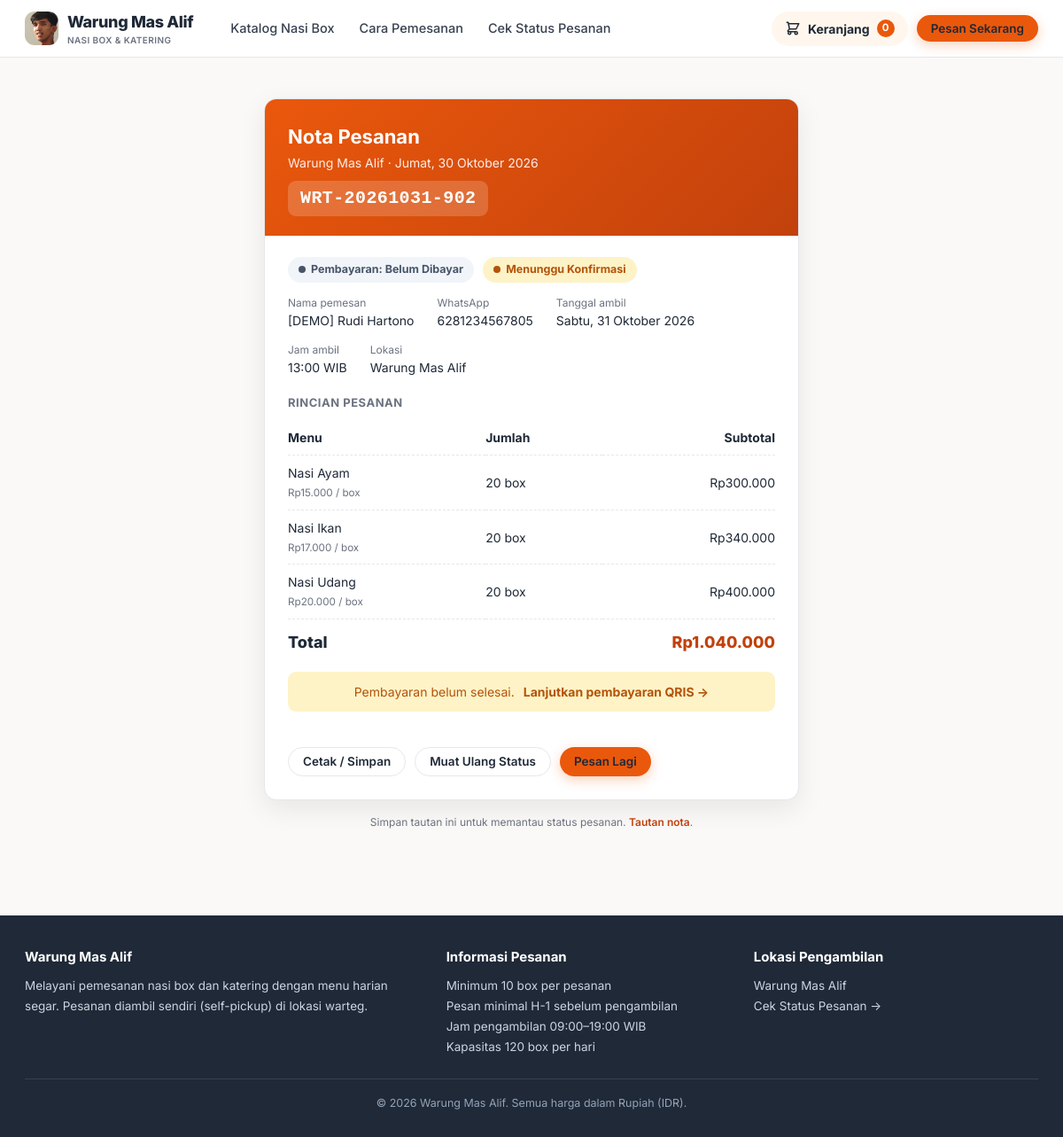
The page /nota.php?kode=WRT-20261031-902 on the database its author committed.
### tables this page shows
CREATE TABLE IF NOT EXISTS pesanan (
  id              INT UNSIGNED NOT NULL AUTO_INCREMENT,
  kode            VARCHAR(30)  NOT NULL,
  nama_pelanggan  VARCHAR(100) NOT NULL,
  no_wa           VARCHAR(20)  NOT NULL COMMENT 'format internasional, mis. 6281234567890',
  tanggal_ambil   DATE         NOT NULL,
  jam_ambil       TIME         NOT NULL,
  total_box       INT UNSIGNED NOT NULL,
  total_harga     BIGINT UNSIGNED NOT NULL,
  status          ENUM('Menunggu Konfirmasi','Sedang Dimasak','Siap Diambil')
                  NOT NULL DEFAULT 'Menunggu Konfirmasi',
  dibuat_pada     TIMESTAMP    NOT NULL DEFAULT CURRENT_TIMESTAMP,
  PRIMARY KEY (id),
  UNIQUE KEY uq_pesanan_kode (kode),
  KEY idx_pesanan_tanggal_status (tanggal_ambil, status),
  KEY idx_pesanan_nama (nama_pelanggan),
  CONSTRAINT ck_pesanan_box CHECK (total_box > 0)
);

CREATE TABLE IF NOT EXISTS detail_pesanan (
  id           INT UNSIGNED NOT NULL AUTO_INCREMENT,
  pesanan_id   INT UNSIGNED NOT NULL,
  menu_id      INT UNSIGNED NOT NULL,
  jumlah       INT UNSIGNED NOT NULL,
  harga_satuan INT UNSIGNED NOT NULL,
  subtotal     BIGINT UNSIGNED NOT NULL,
  PRIMARY KEY (id),
  UNIQUE KEY uq_detail_pesanan_menu (pesanan_id, menu_id),
  KEY idx_detail_menu (menu_id),
  CONSTRAINT fk_detail_pesanan FOREIGN KEY (pesanan_id) REFERENCES pesanan(id)
    ON UPDATE CASCADE ON DELETE CASCADE,
  CONSTRAINT fk_detail_menu FOREIGN KEY (menu_id) REFERENCES menu(id)
    ON UPDATE CASCADE ON DELETE RESTRICT,
  CONSTRAINT ck_detail_jumlah CHECK (jumlah > 0)
);

CREATE TABLE IF NOT EXISTS menu (
  id        INT UNSIGNED NOT NULL AUTO_INCREMENT,
  nama      VARCHAR(100) NOT NULL,
  kategori  ENUM('nasi','lauk','sayur', 'paket a', 'paket b', 'paket c') NOT NULL DEFAULT 'nasi',
  harga     INT UNSIGNED NOT NULL,
  foto      VARCHAR(255) NULL COMMENT 'nama file di folder uploads/menu/',
  aktif     TINYINT(1)   NOT NULL DEFAULT 1,
  PRIMARY KEY (id),
  UNIQUE KEY uq_menu_nama (nama)
);

### includes/pembayaran_service.php (called while the page is built, shortened)
<?php
function status_bayar_label(string $s, string $bhs = 'id'): string {
    $peta = [
        BAYAR_BELUM                => ['Belum Dibayar', 'Unpaid'],
        BAYAR_MENUNGGU             => ['Menunggu Pembayaran', 'Awaiting Payment'],
        BAYAR_MENUNGGU_VERIFIKASI  => ['Menunggu Verifikasi', 'Awaiting Verification'],
        BAYAR_BERHASIL             => ['Lunas', 'Paid'],
        BAYAR_DITOLAK              => ['Ditolak', 'Rejected'],
        BAYAR_GAGAL                => ['Gagal', 'Failed'],
        BAYAR_KEDALUWARSA          => ['Kedaluwarsa', 'Expired'],
        BAYAR_BATAL                => ['Dibatalkan', 'Cancelled'],
    ];
    return ($peta[$s] ?? ['Menunggu Pembayaran', 'Awaiting Payment'])[$bhs === 'en' ? 1 : 0];
}
function kelas_status_bayar(string $s): string {
    return [
        BAYAR_BELUM                => 'bayar-abu',
        BAYAR_MENUNGGU             => 'bayar-kuning',
        BAYAR_MENUNGGU_VERIFIKASI  => 'bayar-oranye',
        BAYAR_BERHASIL             => 'bayar-hijau',
        BAYAR_DITOLAK              => 'bayar-merah',
        BAYAR_GAGAL                => 'bayar-merah',
        BAYAR_KEDALUWARSA          => 'bayar-abu',
        BAYAR_BATAL                => 'bayar-abu',
    ][$s] ?? 'bayar-abu';
}

### nota.php (the view, shortened to what this page needs)
<?php
require_once __DIR__ . '/includes/bootstrap.php';
$kode  = trim((string)($_GET['kode'] ?? ''));
$token = trim((string)($_GET['t'] ?? ''));
$pesanan = null;
$detail = [];
$galat = '';
if ($kode === '') {
    $galat = 'Kode pesanan tidak diberikan.';
} else {
    $pesanan = db_row($kon, 'SELECT * FROM pesanan WHERE kode = ?', [$kode]);
    if (!$pesanan) {
        $galat = 'Pesanan tidak ditemukan.';
    } elseif (!empty($pesanan['token_nota']) && !hash_equals((string)$pesanan['token_nota'], $token)) {
        $galat = 'Tautan tidak valid. Gunakan tautan dari notifikasi pesanan Anda.';
        $pesanan = null;
    } else {
        $detail = db_all($kon, 'SELECT d.jumlah, d.harga_satuan, d.subtotal, m.nama FROM detail_pesanan d
            JOIN menu m ON m.id = d.menu_id WHERE d.pesanan_id = ? ORDER BY m.nama', [(int)$pesanan['id']]);
    }
}
require __DIR__ . '/includes/cust_atas.php';
?>
<section class="seksi">
    <div class="wadah" style="max-width:640px">
        <?php if ($galat !== ''): ?>
            <div class="panel-putih">
                <div class="alert alert-galat"><?= e($galat) ?></div>
                <p class="bantuan">Bila Anda pelanggan, buka tautan nota yang diberikan saat selesai memesan, atau hubungi admin.</p>
                <a href="<?= e(url('cek_status.php')) ?>" class="btn btn-garis">Cek Status Pesanan</a>
            </div>
        <?php else:
            $status_bayar = (string)($pesanan['status_bayar'] ?? BAYAR_BELUM);
            $url_pembayaran = url('pembayaran.php?kode=' . rawurlencode($pesanan['kode']) . '&t=' . rawurlencode((string)$pesanan['token_nota']));
            $url_nota = url('nota.php?kode=' . rawurlencode($pesanan['kode']) . '&t=' . rawurlencode((string)$pesanan['token_nota']));
        ?>
        <div class="nota-kartu">
            <div class="nota-atas">
                <h1>Nota Pesanan</h1>
                <p style="opacity:.9;font-size:14px"><?= e(NAMA_WARTEG) ?> &middot; <?= e(tanggal_id(date('Y-m-d'))) ?></p>
                <div class="kode"><?= e($pesanan['kode']) ?></div>
            </div>
            <div class="nota-isi">
                <div class="nota-seksi">
                    <div style="display:flex;gap:10px;flex-wrap:wrap;align-items:center;margin-bottom:14px">
                        <span class="badge <?= e(kelas_status_bayar($status_bayar)) ?>">Pembayaran: <?= e(status_bayar_label($status_bayar)) ?></span>
                        <?= badge_status((string)$pesanan['status']) ?>
                    </div>
                    <div class="nota-info">
                        <div class="item"><div class="label">Nama pemesan</div><div><?= e($pesanan['nama_pelanggan']) ?></div></div>
                        <div class="item"><div class="label">WhatsApp</div><div><?= e($pesanan['no_wa']) ?></div></div>
                        <div class="item"><div class="label">Tanggal ambil</div><div><?= e(tanggal_id((string)$pesanan['tanggal_ambil'])) ?></div></div>
                        <div class="item"><div class="label">Jam ambil</div><div><?= e(jam_pendek((string)$pesanan['jam_ambil'])) ?> WIB</div></div>
                        <div class="item"><div class="label">Lokasi</div><div><?= e(LOKASI_AMBIL) ?></div></div>
                    </div>
                </div>
                <div class="nota-seksi">
                    <h3>Rincian Pesanan</h3>
                    <table class="nota-rincian-tabel">
                        <thead><tr><th>Menu</th><th>Jumlah</th><th>Subtotal</th></tr></thead>
                        <tbody>
                        <?php foreach ($detail as $d): ?>
                            <tr>
                                <td><?= e($d['nama']) ?><br><small style="color:var(--c-redup)"><?= e(rupiah($d['harga_satuan'])) ?> / box</small></td>
                                <td><?= (int)$d['jumlah'] ?> box</td>
                                <td><?= e(rupiah($d['subtotal'])) ?></td>
                            </tr>
                        <?php endforeach; ?>
                        </tbody>
                    </table>
                    <div class="nota-total"><span>Total</span><span class="nilai"><?= e(rupiah((int)$pesanan['total_harga'])) ?></span></div>
                </div>
                <?php if ($status_bayar === BAYAR_BERHASIL): ?>
                    <div class="alert alert-sukses" style="justify-content:center">✓ Pembayaran LUNAS dan sudah terverifikasi.</div>
                    <div style="text-align:center;margin-top:10px">
                        <a href="<?= e(url('invoice.php?kode=' . rawurlencode($pesanan['kode']) . '&t=' . rawurlencode((string)$pesanan['token_nota']))) ?>" class="btn btn-primer btn-kecil">Lihat Invoice LUNAS</a>
                    </div>
                <?php elseif ($status_bayar === BAYAR_MENUNGGU_VERIFIKASI): ?>
                    <div class="alert alert-peringatan" style="justify-content:center">
                        Bukti pembayaran sedang menunggu verifikasi admin.
                    </div>
                <?php elseif (in_array($status_bayar, [BAYAR_BELUM, BAYAR_MENUNGGU], true)): ?>
                    <div class="alert alert-peringatan" style="justify-content:center">
                        Pembayaran belum selesai. <a href="<?= e($url_pembayaran) ?>"><strong>Lanjutkan pembayaran QRIS &rarr;</strong></a>
                    </div>
                <?php elseif ($status_bayar === BAYAR_KEDALUWARSA || $status_bayar === BAYAR_GAGAL || $status_bayar === BAYAR_BATAL): ?>
                    <div class="alert alert-galat" style="justify-content:center">Pembayaran <?= e(strtolower(status_bayar_label($status_bayar))) ?>. Hubungi admin bila perlu.</div>
                <?php endif; ?>
            </div>
            <div class="nota-aksi">
                <button type="button" class="btn btn-garis btn-kecil" onclick="window.print()">Cetak / Simpan</button>
                <a href="<?= e($url_nota) ?>" class="btn btn-garis btn-kecil">Muat Ulang Status</a>
                <a href="<?= e(url('index.php')) ?>" class="btn btn-primer btn-kecil">Pesan Lagi</a>
            </div>
        </div>
        <p class="bantuan" style="text-align:center;margin-top:16px">Simpan tautan ini untuk memantau status pesanan. <a href="<?= e($url_nota) ?>" style="color:var(--c-oranye-tua);font-weight:600">Tautan nota</a>.</p>
        <?php endif; ?>
    </div>
</section>
<?php require __DIR__ . '/includes/cust_bawah.php';

### includes/cust_atas.php (shortened to what this page needs)
?><!DOCTYPE html>
<html lang="id">
<head>
    <link rel="stylesheet" href="<?= e(url('assets/css/customer.css')) ?>">
</head>
<body class="cust">
<header class="cust-header">
    <div class="wadah">
        <nav class="cust-nav" aria-label="Navigasi utama">
            <a href="<?= e(url('index.php')) ?>" class="cust-logo">
                <img src="<?= e(url('uploads/1.jpeg')) ?>"
                    alt="Logo Warung Mas Alif"
                     class="logo-ikon">
                <span><?= e(NAMA_WARTEG) ?><small>Nasi Box &amp; Katering</small></span>
            </a>
            <div class="cust-links" id="custLinks">
                <a href="<?= e(url('index.php#katalog')) ?>">Katalog Nasi Box</a>
                <a href="<?= e(url('index.php#cara')) ?>">Cara Pemesanan</a>
                <a href="<?= e(url('cek_status.php')) ?>">Cek Status Pesanan</a>
            </div>
            <div class="cust-nav-kanan">
                <a href="<?= e(url('index.php#katalog')) ?>" class="tombol-keranjang" id="tombolKeranjang" aria-label="Lihat keranjang">
                    <span class="btn-teks-desk">Keranjang</span>
                    <span class="hitung" id="hitungKeranjang">0</span>
                </a>
                <a href="<?= e(url('index.php#katalog')) ?>" class="btn btn-primer btn-kecil">Pesan Sekarang</a>
            </div>
        </nav>
    </div>
</header>
<main>

### includes/helpers.php (shortened to what this page needs)
<?php
function e($s): string { return htmlspecialchars((string)$s, ENT_QUOTES | ENT_SUBSTITUTE, 'UTF-8'); }
function rupiah($n): string { return 'Rp' . number_format((int)$n, 0, ',', '.'); }
function tanggal_id(string $t, bool $dgn_hari = true): string {
    $hari  = ['Minggu','Senin','Selasa','Rabu','Kamis','Jumat','Sabtu'];
    $bulan = ['', 'Januari','Februari','Maret','April','Mei','Juni','Juli','Agustus','September','Oktober','November','Desember'];
    $d = new DateTime($t);
    $s = $d->format('j') . ' ' . $bulan[(int)$d->format('n')] . ' ' . $d->format('Y');
    return $dgn_hari ? $hari[(int)$d->format('w')] . ', ' . $s : $s;
}
function jam_pendek(string $j): string { return substr($j, 0, 5); }
function badge_status(string $s): string {
    $kelas = [STATUS_MENUNGGU => 'badge-menunggu', STATUS_MASAK => 'badge-masak', STATUS_SIAP => 'badge-siap'][$s] ?? 'badge-menunggu';
    return '<span class="badge ' . $kelas . '">' . e($s) . '</span>';
}
function url(string $path): string { return BASE_URL . '/' . ltrim($path, '/'); }
function db_stmt(mysqli $kon, string $sql, array $p = []): mysqli_stmt {
    $st = $kon->prepare($sql);
    if ($p) {
        $tipe = '';
        foreach ($p as $v) $tipe .= is_int($v) ? 'i' : 's';
        $st->bind_param($tipe, ...$p);
    }
    $st->execute();
    return $st;
}
function db_all(mysqli $kon, string $sql, array $p = []): array {
    $st = db_stmt($kon, $sql, $p);
    $r = $st->get_result()->fetch_all(MYSQLI_ASSOC);
    return $r;
}
function db_row(mysqli $kon, string $sql, array $p = []): ?array { return db_all($kon, $sql, $p)[0] ?? null; }

### includes/cust_bawah.php (shortened to what this page needs)
</main>
<footer class="cust-footer">
    <div class="wadah">
        <div class="kisi">
            <div>
                <h4><?= e(NAMA_WARTEG) ?></h4>
                <p>Melayani pemesanan nasi box dan katering dengan menu harian segar. Pesanan diambil sendiri (self-pickup) di lokasi warteg.</p>
            </div>
            <div>
                <h4>Informasi Pesanan</h4>
                <ul>
                    <li>Minimum <?= (int)MINIMAL_BOX ?> box per pesanan</li>
                    <li>Pesan minimal H-<?= (int)MINIMAL_H_MINUS ?> sebelum pengambilan</li>
                    <li>Jam pengambilan <?= e(JAM_BUKA) ?>–<?= e(JAM_TUTUP) ?> WIB</li>
                    <li>Kapasitas <?= (int)KAPASITAS_HARIAN ?> box per hari</li>
                </ul>
            </div>
            <div>
                <h4>Lokasi Pengambilan</h4>
                <p><?= e(LOKASI_AMBIL) ?><?php if (ALAMAT_WARTEG !== ''): ?><br><?= e(ALAMAT_WARTEG) ?><?php endif; ?></p>
                <p><a href="<?= e(url('cek_status.php')) ?>">Cek Status Pesanan &rarr;</a></p>
            </div>
        </div>
        <div class="copy">&copy; <?= date('Y') ?> <?= e(NAMA_WARTEG) ?>. Semua harga dalam Rupiah (IDR).</div>
    </div>
</footer>
</body>
</html>

### rows shown on the page
pesanan: kode "WRT-20261031-902", status "Menunggu Konfirmasi", nama_pelanggan "[DEMO] Rudi Hartono", no_wa "6281234567805", tanggal_ambil "Sabtu, 31 Oktober 2026", jam_ambil "13:00", total_harga "Rp1.040.000"
detail_pesanan: menu.nama "Nasi Ayam", harga_satuan "Rp15.000", jumlah "20", subtotal "Rp300.000"
detail_pesanan: menu.nama "Nasi Ikan", harga_satuan "Rp17.000", jumlah "20", subtotal "Rp340.000"
detail_pesanan: menu.nama "Nasi Udang", harga_satuan "Rp20.000", jumlah "20", subtotal "Rp400.000"

### other values the page prints
NAMA_WARTEG "Warung Mas Alif"
status_bayar_label($status_bayar) "Belum Dibayar"
LOKASI_AMBIL "Warung Mas Alif"
MINIMAL_BOX "10"
MINIMAL_H_MINUS "1"
JAM_BUKA "09:00"
JAM_TUTUP "19:00"
KAPASITAS_HARIAN "120"
